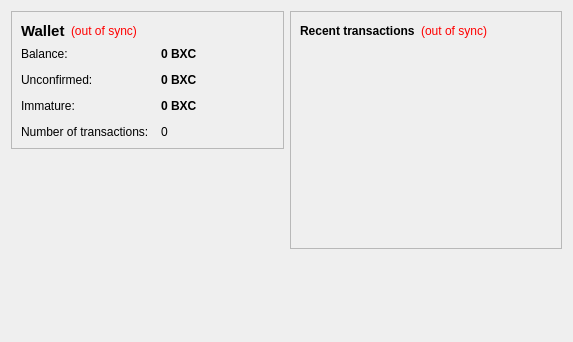
<?xml version="1.0" encoding="UTF-8"?>
<ui version="4.0">
 <class>OverviewPage</class>
 <widget class="QWidget" name="OverviewPage">
  <property name="geometry">
   <rect>
    <x>0</x>
    <y>0</y>
    <width>573</width>
    <height>342</height>
   </rect>
  </property>
  <property name="windowTitle">
   <string>Form</string>
  </property>
  <layout class="QHBoxLayout" name="horizontalLayout" stretch="1,1">
   <item>
    <layout class="QVBoxLayout" name="verticalLayout_2">
     <item>
      <widget class="QFrame" name="frame">
       <property name="frameShape">
        <enum>QFrame::StyledPanel</enum>
       </property>
       <property name="frameShadow">
        <enum>QFrame::Raised</enum>
       </property>
       <layout class="QVBoxLayout" name="verticalLayout_4">
        <item>
         <layout class="QHBoxLayout" name="horizontalLayout_4">
          <item>
           <widget class="QLabel" name="label_5">
            <property name="font">
             <font>
              <pointsize>11</pointsize>
              <weight>75</weight>
              <bold>true</bold>
             </font>
            </property>
            <property name="text">
             <string>Wallet</string>
            </property>
           </widget>
          </item>
          <item>
           <widget class="QLabel" name="labelWalletStatus">
            <property name="toolTip">
             <string>The displayed information may be out of date. Your wallet automatically synchronizes with the Boxcoin network after a connection is established, but this process has not completed yet.</string>
            </property>
            <property name="styleSheet">
             <string notr="true">QLabel { color: red; }</string>
            </property>
            <property name="text">
             <string notr="true">(out of sync)</string>
            </property>
            <property name="alignment">
             <set>Qt::AlignLeading|Qt::AlignLeft|Qt::AlignVCenter</set>
            </property>
           </widget>
          </item>
          <item>
           <spacer name="horizontalSpacer_2">
            <property name="orientation">
             <enum>Qt::Horizontal</enum>
            </property>
            <property name="sizeHint" stdset="0">
             <size>
              <width>40</width>
              <height>20</height>
             </size>
            </property>
           </spacer>
          </item>
         </layout>
        </item>
        <item>
         <layout class="QFormLayout" name="formLayout_2">
          <property name="fieldGrowthPolicy">
           <enum>QFormLayout::AllNonFixedFieldsGrow</enum>
          </property>
          <property name="horizontalSpacing">
           <number>12</number>
          </property>
          <property name="verticalSpacing">
           <number>12</number>
          </property>
          <item row="0" column="0">
           <widget class="QLabel" name="label">
            <property name="text">
             <string>Balance:</string>
            </property>
           </widget>
          </item>
          <item row="0" column="1">
           <widget class="QLabel" name="labelBalance">
            <property name="font">
             <font>
              <weight>75</weight>
              <bold>true</bold>
             </font>
            </property>
            <property name="cursor">
             <cursorShape>IBeamCursor</cursorShape>
            </property>
            <property name="toolTip">
             <string>Your current balance</string>
            </property>
            <property name="text">
             <string notr="true">0 BXC</string>
            </property>
            <property name="textInteractionFlags">
             <set>Qt::LinksAccessibleByMouse|Qt::TextSelectableByKeyboard|Qt::TextSelectableByMouse</set>
            </property>
           </widget>
          </item>
          <item row="1" column="0">
           <widget class="QLabel" name="label_3">
            <property name="text">
             <string>Unconfirmed:</string>
            </property>
           </widget>
          </item>
          <item row="1" column="1">
           <widget class="QLabel" name="labelUnconfirmed">
            <property name="font">
             <font>
              <weight>75</weight>
              <bold>true</bold>
             </font>
            </property>
            <property name="cursor">
             <cursorShape>IBeamCursor</cursorShape>
            </property>
            <property name="toolTip">
             <string>Total of transactions that have yet to be confirmed, and do not yet count toward the current balance</string>
            </property>
            <property name="text">
             <string notr="true">0 BXC</string>
            </property>
            <property name="textInteractionFlags">
             <set>Qt::LinksAccessibleByMouse|Qt::TextSelectableByKeyboard|Qt::TextSelectableByMouse</set>
            </property>
           </widget>
          </item>
          <item row="3" column="0">
           <widget class="QLabel" name="label_2">
            <property name="text">
             <string>Number of transactions:</string>
            </property>
           </widget>
          </item>
          <item row="3" column="1">
           <widget class="QLabel" name="labelNumTransactions">
            <property name="toolTip">
             <string>Total number of transactions in wallet</string>
            </property>
            <property name="text">
             <string notr="true">0</string>
            </property>
           </widget>
          </item>
          <item row="2" column="0">
           <widget class="QLabel" name="labelImmatureText">
            <property name="text">
             <string>Immature:</string>
            </property>
           </widget>
          </item>
          <item row="2" column="1">
           <widget class="QLabel" name="labelImmature">
            <property name="font">
             <font>
              <weight>75</weight>
              <bold>true</bold>
             </font>
            </property>
            <property name="toolTip">
             <string>Mined balance that has not yet matured</string>
            </property>
            <property name="text">
             <string notr="true">0 BXC</string>
            </property>
            <property name="textInteractionFlags">
             <set>Qt::LinksAccessibleByMouse|Qt::TextSelectableByKeyboard|Qt::TextSelectableByMouse</set>
            </property>
           </widget>
          </item>
         </layout>
        </item>
       </layout>
      </widget>
     </item>
     <item>
      <spacer name="verticalSpacer">
       <property name="orientation">
        <enum>Qt::Vertical</enum>
       </property>
       <property name="sizeHint" stdset="0">
        <size>
         <width>20</width>
         <height>40</height>
        </size>
       </property>
      </spacer>
     </item>
    </layout>
   </item>
   <item>
    <layout class="QVBoxLayout" name="verticalLayout_3">
     <item>
      <widget class="QFrame" name="frame_2">
       <property name="frameShape">
        <enum>QFrame::StyledPanel</enum>
       </property>
       <property name="frameShadow">
        <enum>QFrame::Raised</enum>
       </property>
       <layout class="QVBoxLayout" name="verticalLayout">
        <item>
         <layout class="QHBoxLayout" name="horizontalLayout_2">
          <item>
           <widget class="QLabel" name="label_4">
            <property name="text">
             <string>&lt;b&gt;Recent transactions&lt;/b&gt;</string>
            </property>
           </widget>
          </item>
          <item>
           <widget class="QLabel" name="labelTransactionsStatus">
            <property name="toolTip">
             <string>The displayed information may be out of date. Your wallet automatically synchronizes with the Boxcoin network after a connection is established, but this process has not completed yet.</string>
            </property>
            <property name="styleSheet">
             <string notr="true">QLabel { color: red; }</string>
            </property>
            <property name="text">
             <string notr="true">(out of sync)</string>
            </property>
            <property name="alignment">
             <set>Qt::AlignRight|Qt::AlignTrailing|Qt::AlignVCenter</set>
            </property>
           </widget>
          </item>
          <item>
           <spacer name="horizontalSpacer">
            <property name="orientation">
             <enum>Qt::Horizontal</enum>
            </property>
            <property name="sizeHint" stdset="0">
             <size>
              <width>40</width>
              <height>20</height>
             </size>
            </property>
           </spacer>
          </item>
         </layout>
        </item>
        <item>
         <widget class="QListView" name="listTransactions">
          <property name="styleSheet">
           <string notr="true">QListView { background: transparent; }</string>
          </property>
          <property name="frameShape">
           <enum>QFrame::NoFrame</enum>
          </property>
          <property name="verticalScrollBarPolicy">
           <enum>Qt::ScrollBarAlwaysOff</enum>
          </property>
          <property name="horizontalScrollBarPolicy">
           <enum>Qt::ScrollBarAlwaysOff</enum>
          </property>
          <property name="selectionMode">
           <enum>QAbstractItemView::NoSelection</enum>
          </property>
         </widget>
        </item>
       </layout>
      </widget>
     </item>
     <item>
      <spacer name="verticalSpacer_2">
       <property name="orientation">
        <enum>Qt::Vertical</enum>
       </property>
       <property name="sizeHint" stdset="0">
        <size>
         <width>20</width>
         <height>40</height>
        </size>
       </property>
      </spacer>
     </item>
    </layout>
   </item>
  </layout>
 </widget>
 <resources/>
 <connections/>
</ui>
